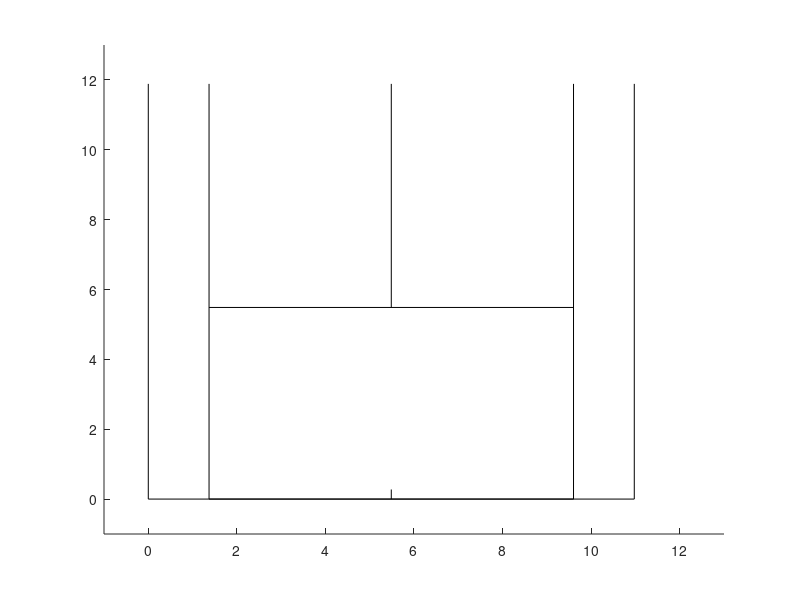

This chart was generated by the following MATLAB code:
baseX = cumsum([0, 1.372, 4.115, 4.115, 1.372]);
baseY = cumsum([0, 5.486, 6.401]);


outerLines =[baseX(1), baseY(end);
    baseX(1), baseY(1);
    baseX(end), baseY(1)
    baseX(end), baseY(end);];

innerLines =[baseX(2), baseY(end);
    baseX(2), baseY(1);
    baseX(4), baseY(1)
    baseX(4), baseY(end);];

serveHorizontal= [baseX(2), baseY(2);
    baseX(4), baseY(2)];

serveVertical= [baseX(3), baseY(2);
    baseX(3), baseY(3)];

baseMid = [baseX(3), 0.05*(baseY(2) - baseY(1));
    baseX(3), baseY(1)];

figure(1)
clf
hold on
plot(outerLines(:,1), outerLines(:,2), 'k-')
plot(innerLines(:,1), innerLines(:,2), 'k-')
plot(serveHorizontal(:,1), serveHorizontal(:,2), 'k-')
plot(serveVertical(:,1), serveVertical(:,2), 'k-')
plot(baseMid(:,1), baseMid(:,2), 'k-')
axis([-1, 13, -1, 13])

